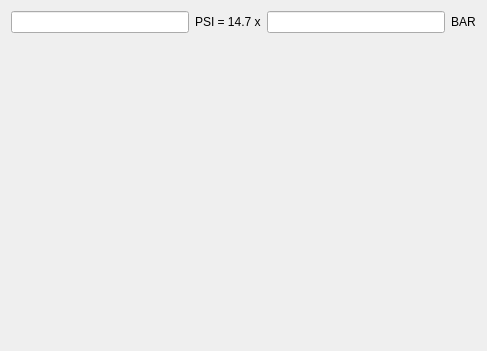
<?xml version="1.0" encoding="UTF-8"?>
<ui version="4.0">
 <class>CPage</class>
 <widget class="QWidget" name="CPage">
  <property name="geometry">
   <rect>
    <x>0</x>
    <y>0</y>
    <width>487</width>
    <height>351</height>
   </rect>
  </property>
  <property name="windowTitle">
   <string>Title</string>
  </property>
  <layout class="QVBoxLayout" name="verticalLayout">
   <item>
    <layout class="QHBoxLayout" name="horizontalLayout">
     <item>
      <widget class="QLineEdit" name="psi"/>
     </item>
     <item>
      <widget class="QLabel" name="label">
       <property name="text">
        <string>PSI = 14.7 x</string>
       </property>
      </widget>
     </item>
     <item>
      <widget class="QLineEdit" name="bar"/>
     </item>
     <item>
      <widget class="QLabel" name="label_2">
       <property name="text">
        <string>BAR</string>
       </property>
      </widget>
     </item>
    </layout>
   </item>
   <item>
    <spacer name="verticalSpacer">
     <property name="orientation">
      <enum>Qt::Orientation::Vertical</enum>
     </property>
     <property name="sizeHint" stdset="0">
      <size>
       <width>20</width>
       <height>40</height>
      </size>
     </property>
    </spacer>
   </item>
  </layout>
  <action name="actionExit">
   <property name="text">
    <string>Exit</string>
   </property>
   <property name="iconText">
    <string>E&amp;xit</string>
   </property>
   <property name="shortcut">
    <string>Alt+F4</string>
   </property>
  </action>
 </widget>
 <resources/>
 <connections/>
</ui>
